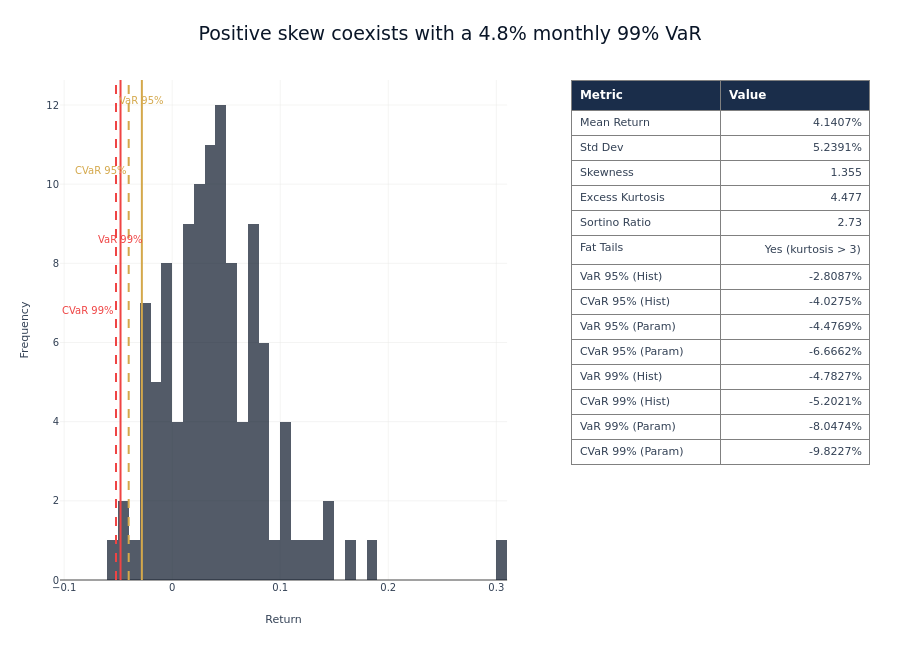

Notebook code cell kept with this figure:
### Markdown cell above
**Tail risk panel.** VaR/CVaR at 95/99% with the empirical tail.

### Code cell
fig_tail = plot_tail_risk_analysis(strat_arr)
_var_99 = float(np.quantile(strat_arr, 0.01))
for annotation, y_position in zip(
    fig_tail.layout.annotations,
    [0.96, 0.82, 0.68, 0.54],
    strict=False,
):
    annotation.update(y=y_position, yanchor="middle")
fig_tail.update_layout(
    title=f"Positive skew coexists with a {abs(_var_99):.1%} monthly 99% VaR",
    height=650,
    margin={"b": 70, "l": 60, "r": 30, "t": 80},
)
fig_tail.show()

### Figure 1 — Plotly figure (JSON) as saved in the notebook; plotly's stock layout.template omitted (floating-point values rounded to 4 significant figures)
{"data": [{"marker": {"color": "#0a1628"}, "name": "Returns", "nbinsx": 60, "opacity": 0.7, "showlegend": false, "type": "histogram", "x": [0.07864, 0.04768, -0.02123, 0.04011, 0.03995, -0.02668, 0.0215, 0.01834, 0.02406, -0.05565, -0.0484, 0.08475, -0.006619, 0.0449, 0.1091, 0.09073, 0.07135, -0.002868, -0.014, 0.04638, 0.07422, 0.01454, 0.02976, 0.08774, 0.1337, 0.07846, 0.1816, 0.01035, 0.147, 0.3007, 0.109, 0.1096, 0.005123, -0.02698, 0.06769, 0.05607, -0.006867, 0.0386, 0.07158, 0.03516, 0.07196, -0.01309, -0.01262, 0.03815, 0.04348, 0.02256, 0.04888, -0.03684, 0.03582, 0.03881, 0.04464, 0.07421, 0.04065, 0.03207, 0.02509, -0.02594, 0.02469, -0.005143, 0.04005, 0.1619, 0.0006847, 0.05441, 0.08658, 0.01008, 0.01031, 0.0325, 0.019, -0.01153, 0.05125, -0.02252, 0.05693, 0.05402, -0.001339, 0.08758, 0.06266, 0.03369, 0.03629, 0.0115, -0.02971, 0.02349, 0.02939, 0.06118, -0.02899, 0.07288, 0.02669, -0.006153, 0.0127, -0.01145, 0.01054, 0.04303, -0.00673, -0.003601, 0.04367, 0.00793, 0.1059, 0.05836, 0.05568, 0.02297, 0.1402, 0.00206, 0.1106, -0.04207, 0.08866, 0.06163, 0.05487, 0.04752, 0.07143, 0.0378, 0.08871, 0.1249], "xaxis": "x", "yaxis": "y"}, {"cells": {"align": ["left", "right"], "fill": {"color": "rgba(0,0,0,0)"}, "font": {"color": "#334155", "size": 11}, "height": 25, "values": [["Mean Return", "Std Dev", "Skewness", "Excess Kurtosis", "Sortino Ratio", "Fat Tails", "VaR 95% (Hist)", "CVaR 95% (Hist)", "VaR 95% (Param)", "CVaR 95% (Param)", "VaR 99% (Hist)", "CVaR 99% (Hist)", "VaR 99% (Param)", "CVaR 99% (Param)"], ["4.1407%", "5.2391%", "1.355", "4.477", "2.73", "Yes (kurtosis > 3)", "-2.8087%", "-4.0275%", "-4.4769%", "-6.6662%", "-4.7827%", "-5.2021%", "-8.0474%", "-9.8227%"]]}, "domain": {"x": [0.632, 1.0], "y": [0.0, 1.0]}, "header": {"align": "left", "fill": {"color": "#1a2d4a"}, "font": {"color": "#FFFFFF", "size": 12}, "height": 30, "values": ["<b>Metric</b>", "<b>Value</b>"]}, "type": "table"}], "layout": {"annotations": [{"font": {"color": "#D4A84B", "size": 10}, "showarrow": false, "text": "VaR 95%", "x": -0.02809, "xanchor": "center", "xref": "x", "y": 0.96, "yanchor": "middle", "yref": "y domain"}, {"font": {"color": "#D4A84B", "size": 10}, "showarrow": false, "text": "CVaR 95%", "x": -0.04027, "xanchor": "right", "xref": "x", "y": 0.82, "yanchor": "middle", "yref": "y domain"}, {"font": {"color": "#ef4444", "size": 10}, "showarrow": false, "text": "VaR 99%", "x": -0.04783, "xanchor": "center", "xref": "x", "y": 0.68, "yanchor": "middle", "yref": "y domain"}, {"font": {"color": "#ef4444", "size": 10}, "showarrow": false, "text": "CVaR 99%", "x": -0.05202, "xanchor": "right", "xref": "x", "y": 0.54, "yanchor": "middle", "yref": "y domain"}], "font": {"color": "#334155", "family": "DM Sans, DejaVu Sans, sans-serif", "size": 12}, "height": 650, "hoverlabel": {"bgcolor": "white", "font": {"family": "DM Sans, DejaVu Sans, sans-serif", "size": 13}}, "hovermode": "x unified", "margin": {"b": 70, "l": 60, "r": 30, "t": 80}, "paper_bgcolor": "rgba(0,0,0,0)", "plot_bgcolor": "rgba(0,0,0,0)", "shapes": [{"line": {"color": "#D4A84B", "dash": "solid", "width": 2}, "type": "line", "x0": -0.02809, "x1": -0.02809, "xref": "x", "y0": 0, "y1": 1, "yref": "y domain"}, {"line": {"color": "#D4A84B", "dash": "dash", "width": 2}, "type": "line", "x0": -0.04027, "x1": -0.04027, "xref": "x", "y0": 0, "y1": 1, "yref": "y domain"}, {"line": {"color": "#ef4444", "dash": "solid", "width": 2}, "type": "line", "x0": -0.04783, "x1": -0.04783, "xref": "x", "y0": 0, "y1": 1, "yref": "y domain"}, {"line": {"color": "#ef4444", "dash": "dash", "width": 2}, "type": "line", "x0": -0.05202, "x1": -0.05202, "xref": "x", "y0": 0, "y1": 1, "yref": "y domain"}], "showlegend": false, "title": {"text": "Positive skew coexists with a 4.8% monthly 99% VaR"}, "xaxis": {"anchor": "y", "domain": [0.0, 0.552], "title": {"text": "Return"}}, "yaxis": {"anchor": "x", "domain": [0.0, 1.0], "title": {"text": "Frequency"}}}}
